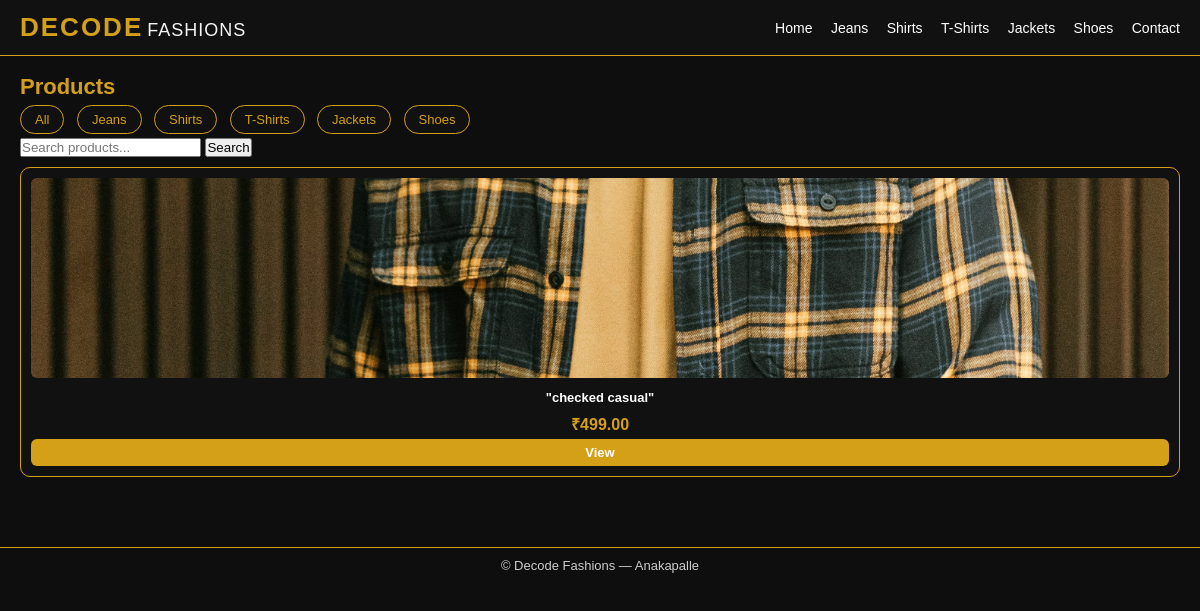
The app's page /products/?category=shirt with its own data.
### shop/models.py (models this page shows, shortened)
class Product(models.Model):
    CATEGORY_CHOICES = [
        ("jeans", "Jeans"),
        ("shirt", "Shirts"),
        ("tshirt", "T-Shirts"),
        ("jacket", "Jackets"),
        ("shoes", "Shoes"),
    ]
    name = models.CharField(max_length=100)
    category = models.CharField(max_length=20, choices=CATEGORY_CHOICES)
    price = models.DecimalField(max_digits=10, decimal_places=2)
    description = models.TextField(blank=True)
    image = models.ImageField(upload_to="products/", blank=True, null=True)
    active = models.BooleanField(default=True)
    created_at = models.DateTimeField(auto_now_add=True)
    class Meta:
        ordering = ["-created_at"]

### shop/views.py (the view)
# urls.py: path('products/', views.product_list, name='product_list'),
def product_list(request):
    products = Product.objects.filter(active=True)
    category = request.GET.get('category')
    if category:
        products = products.filter(category=category)
    q = request.GET.get('q')
    if q:
        products = products.filter(name__icontains=q)
    return render(request, 'product_list.html', {'products': products})

### shop/templates/product_list.html
{% extends 'base.html' %}
{% block content %}
<h2>Products</h2>
<div class="top-bar">
  <div class="filter-bar">
    <a href="{% url 'product_list' %}" class="filter-btn">All</a>
    <a href="?category=jeans" class="filter-btn">Jeans</a>
    <a href="?category=shirt" class="filter-btn">Shirts</a>
    <a href="?category=tshirt" class="filter-btn">T-Shirts</a>
    <a href="?category=jacket" class="filter-btn">Jackets</a>
    <a href="?category=shoes" class="filter-btn">Shoes</a>
  </div>
  <form method="get" class="search-form">
    <input type="text" name="q" placeholder="Search products..." value="{{ request.GET.q }}">
    <button type="submit">Search</button>
  </form>
</div>
<div class="product-grid">
  {% for p in products %}
  <div class="product-card">
  <a href="{% url 'product_detail' p.pk %}">
    {% if p.image %}
      <img src="{{ p.image.url }}" alt="{{ p.name }}">
    {% endif %}
    <h3>{{ p.name }}</h3>
  </a>
  <p class="price">₹{{ p.price }}</p>
  <a class="button" href="{% url 'product_detail' p.pk %}">View</a>
</div>
  {% empty %}
  <p>No products found.</p>
  {% endfor %}
</div>
{% endblock %}

### shop/static/css/style.css (style rules this page uses)
:root { --gold: #d4a017; --text-light: #ffffff; }
* { margin: 0; padding: 0; box-sizing: border-box; }
body { background: #0e0e0e; color: var(--text-light); font-family: Arial, sans-serif; }
h2 { margin: 18px 0 10px 0; font-size: 22px; color: var(--gold); }
.button { display: inline-block; background: var(--gold); color: #000; padding: 6px 14px; border-radius: 6px; text-decoration: none; font-size: 13px; font-weight: 600; }
.filter-bar { margin: 10px 0; }
.filter-btn { padding: 6px 14px; background: #111; border: 1px solid var(--gold); border-radius: 999px; text-decoration: none; color: var(--gold); font-size: 13px; margin-right: 8px; }
.product-grid { display: grid; grid-template-columns: repeat(auto-fit, minmax(160px, 1fr)); gap: 16px; padding: 10px 0; }
.product-card { background: #111; border: 1px solid var(--gold); border-radius: 10px; padding: 10px; text-align: center; display: flex; flex-direction: column; justify-content: space-between; }
.product-card img { width: 100%; height: 200px; object-fit: cover; border-radius: 6px; margin-bottom: 8px; }
.product-card h3 { font-size: 13px; margin-bottom: 4px; }
.product-card a { color: inherit; text-decoration: none; }
.price { color: var(--gold); font-size: 16px; font-weight: 600; margin: 4px 0; }

### records on screen
Product: image (picture), name "\"checked casual\"", price "499.00"
